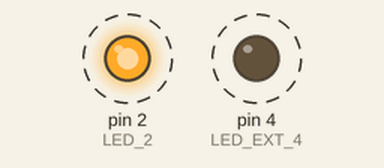
Bench run of a sketch on a simulated Arduino Uno, built with avr-gcc and run on an emulated ATmega328P. On the bench: output pins drawn as LEDs (lit = HIGH). Dashed ring = blinking.

Above: at 0.5 s.
Timing chart, 0 to 4.6 s (numbered marks = the images above):
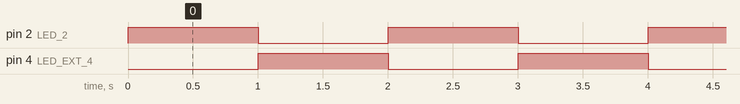

Measured:
- by itself, pin 2 (LED_2), pin 4 (LED_EXT_4): alternates HIGH for 1.0 s and LOW for 1.0 s

The sketch:

001_xternal_led.ino
```cpp
/**********************************************************************
* Filename    : 001_xternal_led
* Description : Make builtin and external leds to blink.
* Auther      : Alternative Solutions
* Modification: 2026/02/02
**********************************************************************/
#define LED_EXT_4  4
//#define LED_BUILTIN  2
#define LED_2  2
#define DELAY_TIME   1000

// the setup function runs once when you press reset or power the board
void setup() {
  // initialize digital pin LED_BUILTIN as an output.
  pinMode(LED_2, OUTPUT);
  pinMode(LED_EXT_4, OUTPUT);

  digitalWrite(LED_2, LOW);    // turn the LED on by making the voltage LOW
  digitalWrite(LED_EXT_4, LOW);   // turn the LED off (HIGH is the voltage level)
}

// the loop function runs over and over again forever
void loop() {
  digitalWrite(LED_2, HIGH);   // turn the LED off (HIGH is the voltage level)
  digitalWrite(LED_EXT_4, LOW);   // turn the LED off (HIGH is the voltage level)
  delay(DELAY_TIME);                       // wait for a Defined delay time
  digitalWrite(LED_2, LOW);    // turn the LED on by making the voltage LOW
  digitalWrite(LED_EXT_4, HIGH);   // turn the LED off (HIGH is the voltage level)
  delay(DELAY_TIME);                       // wait for a Defined delay time
}

/*
The loop code above is actually the one from alternating between the 2 LEDs.
But for now it the work around for making it working by blinking at the same time

*/
```
